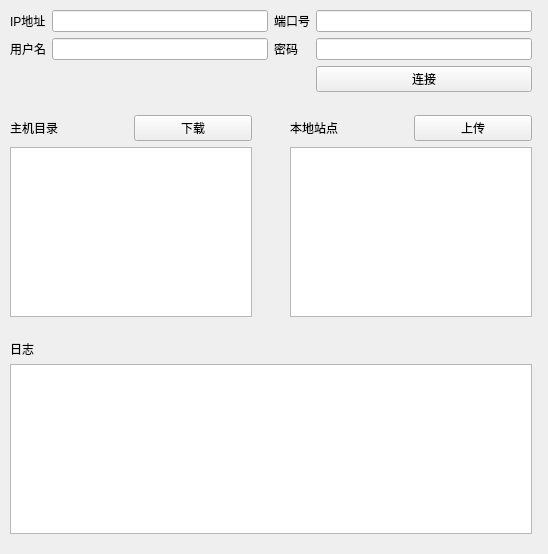
<?xml version="1.0" encoding="UTF-8"?>
<ui version="4.0">
 <class>Form</class>
 <widget class="QWidget" name="Form">
  <property name="geometry">
   <rect>
    <x>0</x>
    <y>0</y>
    <width>548</width>
    <height>554</height>
   </rect>
  </property>
  <property name="windowTitle">
   <string>Form</string>
  </property>
  <widget class="QWidget" name="">
   <property name="geometry">
    <rect>
     <x>10</x>
     <y>10</y>
     <width>522</width>
     <height>524</height>
    </rect>
   </property>
   <layout class="QVBoxLayout" name="verticalLayout">
    <item>
     <layout class="QGridLayout" name="gridLayout_text">
      <item row="2" column="3">
       <widget class="QPushButton" name="Bt_link">
        <property name="text">
         <string>连接</string>
        </property>
       </widget>
      </item>
      <item row="0" column="1">
       <widget class="QLineEdit" name="lineEdit_ip"/>
      </item>
      <item row="0" column="2">
       <widget class="QLabel" name="label_port">
        <property name="text">
         <string>端口号</string>
        </property>
       </widget>
      </item>
      <item row="0" column="3">
       <widget class="QLineEdit" name="lineEdit_port"/>
      </item>
      <item row="0" column="0">
       <widget class="QLabel" name="label_ip">
        <property name="text">
         <string>IP地址</string>
        </property>
       </widget>
      </item>
      <item row="1" column="0">
       <widget class="QLabel" name="label_user">
        <property name="text">
         <string>用户名</string>
        </property>
       </widget>
      </item>
      <item row="1" column="2">
       <widget class="QLabel" name="label_pwd">
        <property name="text">
         <string>密码</string>
        </property>
       </widget>
      </item>
      <item row="1" column="1">
       <widget class="QLineEdit" name="lineEdit_user"/>
      </item>
      <item row="1" column="3">
       <widget class="QLineEdit" name="lineEdit_pwd"/>
      </item>
     </layout>
    </item>
    <item>
     <spacer name="verticalSpacer_1">
      <property name="orientation">
       <enum>Qt::Vertical</enum>
      </property>
      <property name="sizeHint" stdset="0">
       <size>
        <width>20</width>
        <height>40</height>
       </size>
      </property>
     </spacer>
    </item>
    <item>
     <layout class="QGridLayout" name="gridLayout_file">
      <item row="0" column="0">
       <widget class="QLabel" name="label_master">
        <property name="text">
         <string>主机目录</string>
        </property>
       </widget>
      </item>
      <item row="0" column="4">
       <widget class="QPushButton" name="Bt_up">
        <property name="text">
         <string>上传</string>
        </property>
       </widget>
      </item>
      <item row="1" column="0" colspan="2">
       <widget class="QListView" name="listView_master"/>
      </item>
      <item row="1" column="3" colspan="2">
       <widget class="QListView" name="listView_local"/>
      </item>
      <item row="0" column="3">
       <widget class="QLabel" name="label_local">
        <property name="text">
         <string>本地站点</string>
        </property>
       </widget>
      </item>
      <item row="0" column="1">
       <widget class="QPushButton" name="Bt_down">
        <property name="text">
         <string>下载</string>
        </property>
       </widget>
      </item>
      <item row="1" column="2">
       <spacer name="horizontalSpacer_file">
        <property name="orientation">
         <enum>Qt::Horizontal</enum>
        </property>
        <property name="sizeHint" stdset="0">
         <size>
          <width>40</width>
          <height>20</height>
         </size>
        </property>
       </spacer>
      </item>
     </layout>
    </item>
    <item>
     <spacer name="verticalSpacer_2">
      <property name="orientation">
       <enum>Qt::Vertical</enum>
      </property>
      <property name="sizeHint" stdset="0">
       <size>
        <width>20</width>
        <height>40</height>
       </size>
      </property>
     </spacer>
    </item>
    <item>
     <widget class="QLabel" name="label_log">
      <property name="text">
       <string>日志</string>
      </property>
     </widget>
    </item>
    <item>
     <widget class="QListView" name="listView_log"/>
    </item>
   </layout>
  </widget>
 </widget>
 <resources/>
 <connections/>
</ui>
